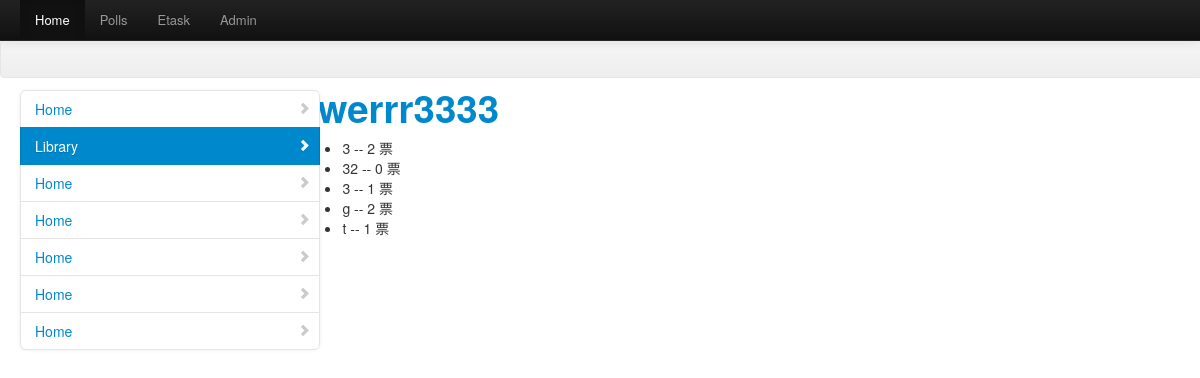
Before: /polls/5/results/ with the older database file.
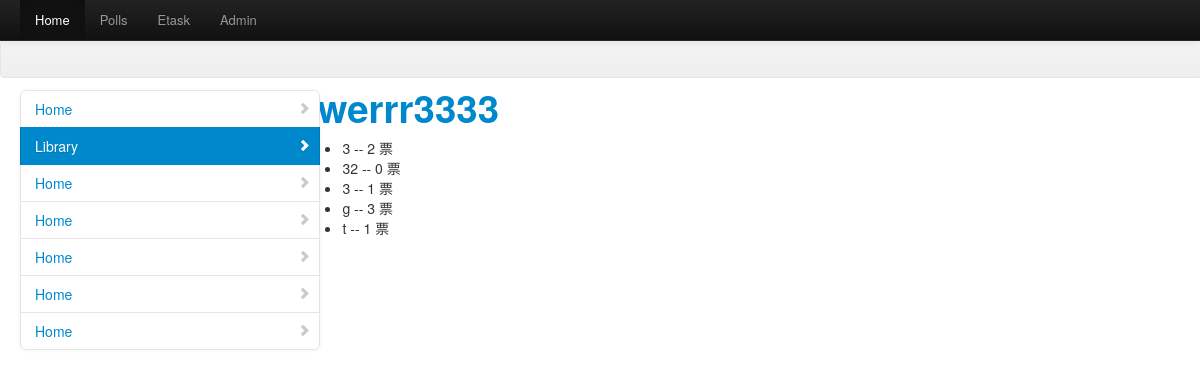
After: the same page with the newer database file.
### polls/models.py (models this page shows, shortened)
class Poll(models.Model):
    question = models.CharField('问题', max_length=200)
    pub_date = models.DateTimeField('创建日期')
    class Meta:
        verbose_name = '投票'
        verbose_name_plural = '投票列表'
    def choice_num(self):
        return self.choice_set.count()
    choice_num.short_description = '选项数量'

class Choice(models.Model):
    poll = models.ForeignKey(Poll)
    choice = models.CharField('选项', max_length=200)
    votes = models.IntegerField('票数')
    class Meta:
        verbose_name = '选项'
        verbose_name_plural = '选项信息'

### polls/views.py (the view)
# urls.py: url(r'^(?P<poll_id>\d+)/results/$', 'results'),
def results(request, poll_id):
    p = get_object_or_404(Poll, pk=poll_id)
    c = RequestContext(request, {
        'poll': p,
        })
    return render_to_response('polls/results.html', c)

### mydjango/templates/polls/results.html
{% extends "home/navbar-top.html" %}
{% block content %}
<h1><a href="/polls/">{{ poll.question }}</a></h1>
<ul>
{% for choice in poll.choice_set.all %}
    <li>{{ choice.choice }} -- {{ choice.votes }} 票</li>
{% endfor %}
</ul>
{% endblock %}

### mydjango/templates/home/navbar-top.html (shortened to what this page needs)
{% extends "home/base.html" %}
{% block navbar-top %}
	<div class="navbar navbar-inverse navbar-fixed-top">
      <div class="navbar-inner">
        <div class="container margin">
          <div class="nav-collapse collapse">
            <ul class="nav">
              <li class="active"><a href="/../">Home</a></li>
              <li><a href="/polls/">Polls</a></li>
              <li><a href="/etask/">Etask</a></li>
              <li><a href="/admin/" target="_blank">Admin</a></li>
            </ul>
          </div>
        </div>
      </div>
    </div>
{% endblock %}
{% block navlist %}
      	  <ul class="nav nav-list bs-docs-sidenav affix">
  			<li ><a href="#"><i class="icon-chevron-right"></i>Home</a></li>
  			<li class="active"><a href="#"><i class="icon-chevron-right"></i>Library</a></li>
  			<li ><a href="#"><i class="icon-chevron-right"></i>Home</a></li>
  			<li ><a href="#"><i class="icon-chevron-right"></i>Home</a></li>
  			<li ><a href="#"><i class="icon-chevron-right"></i>Home</a></li>
  			<li ><a href="#"><i class="icon-chevron-right"></i>Home</a></li>
  			<li ><a href="#"><i class="icon-chevron-right"></i>Home</a></li>
		  </ul>
{% endblock %}

### mydjango/templates/home/base.html (shortened to what this page needs)
<!DOCTYPE html>
<html lang="en">
  <head>
    <link href="{{ STATIC_URL }}css/bootstrap.min.css" rel="stylesheet">
    <link href="{{ STATIC_URL }}css/bootstrap-responsive.min.css" rel="stylesheet">
    <link href="{{ STATIC_URL }}css/docs.css" rel="stylesheet">
  </head>
  <body>
   	{% block navbar-top %}
   	{% endblock %}
   	<div class="subnav affix">
   	</div>
    <div class="container-fluid">
  	  <div class="row-fluid">
  	    <div class="span3">
  	      {% block navlist %}
	      {% endblock %}
    	</div>
        <div class="span9 subnavpadd">
          {% block content %}{% endblock %}
    	</div>
  	  </div>
    </div>
  </body>
</html>

### mydjango/static/css/docs.css (style rules this page uses)
body { position: relative; padding-top: 40px; }
body > .navbar { font-size: 13px; }
.bs-docs-sidenav { width: 228px; margin: 30px 0 0; padding: 0; background-color: #fff; -webkit-border-radius: 6px; -moz-border-radius: 6px; border-radius: 6px; -webkit-box-shadow: 0 1px 4px rgba(0,0,0,.065); -moz-box-shadow: 0 1px 4px rgba(0,0,0,.065); box-shadow: 0 1px 4px rgba(0,0,0,.065); }
.bs-docs-sidenav > li > a { display: block; width: 190px \9; margin: 0 0 -1px; padding: 8px 14px; border: 1px solid #e5e5e5; }
.bs-docs-sidenav > li:first-child > a { -webkit-border-radius: 6px 6px 0 0; -moz-border-radius: 6px 6px 0 0; border-radius: 6px 6px 0 0; }
.bs-docs-sidenav > li:last-child > a { -webkit-border-radius: 0 0 6px 6px; -moz-border-radius: 0 0 6px 6px; border-radius: 0 0 6px 6px; }
.bs-docs-sidenav > .active > a { position: relative; z-index: 2; padding: 9px 15px; border: 0; text-shadow: 0 1px 0 rgba(0,0,0,.15); -webkit-box-shadow: inset 1px 0 0 rgba(0,0,0,.1), inset -1px 0 0 rgba(0,0,0,.1); -moz-box-shadow: inset 1px 0 0 rgba(0,0,0,.1), inset -1px 0 0 rgba(0,0,0,.1); box-shadow: inset 1px 0 0 rgba(0,0,0,.1), inset -1px 0 0 rgba(0,0,0,.1); }
.bs-docs-sidenav .icon-chevron-right { float: right; margin-top: 2px; margin-right: -6px; opacity: .25; }
.bs-docs-sidenav .active .icon-chevron-right, .bs-docs-sidenav .active a:hover .icon-chevron-right { background-image: url(../img/glyphicons-halflings-white.png); opacity: 1; }
.bs-docs-sidenav.affix { top: 60px; }
@media (min-width: 1200px) { .bs-docs-sidenav { width: 300px; } }
@media (min-width: 1200px) { .bs-docs-sidenav > li > a { width: 300px \9; } }
.subnav { width: 100%; height: 36px; background-color: #eeeeee; background-repeat: repeat-x; background-image: -moz-linear-gradient(top, #f5f5f5 0%, #eeeeee 100%); background-image: -webkit-gradient(linear, left top, left bottom, color-stop(0%,#f5f5f5), color-stop(100%,#eeeeee)); background-image: -webkit-linear-gradient(top, #f5f5f5 0%,#eeeeee 100%); background-image: -ms-linear-gradient(top, #f5f5f5 0%,#eeeeee 100%); background-image: -o-linear-gradient(top, #f5f5f5 0%,#eeeeee 100%); filter: progid:DXImageTransform.Microsoft.gradient( startColorstr='#f5f5f5', endColorstr='#eeeeee',GradientType=0 ); background-image: linear-gradient(top, #f5f5f5 0%,#eeeeee 100%); border: 1px solid #e5e5e5; -webkit-border-radius: 4px; -moz-border-radius: 4px; border-radius: 4px; }
.subnavpadd { padding-top: 38px; }
.margin { margin-left: 20px; margin-right: 20px; }

### mydjango/templates/home/base.html (style rules this page uses)
body { padding-top: 40px; }

Changed rows visible on the page:
changed Choice (number 4 of 5 on the later page): votes "2" → "3"
